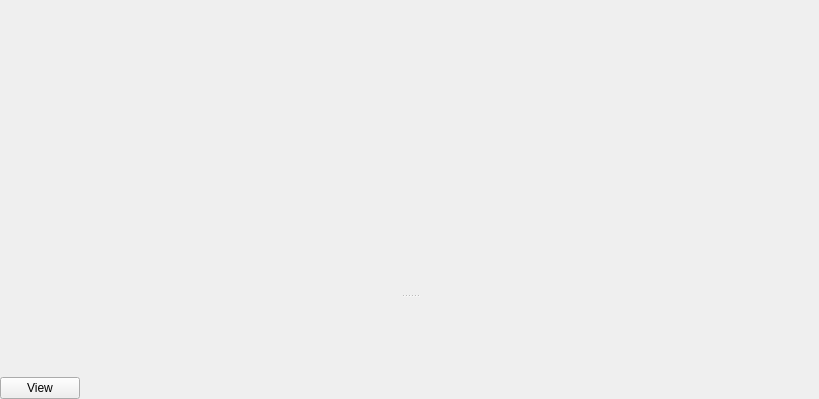
<?xml version="1.0" encoding="UTF-8"?>
<ui version="4.0">
 <class>udg::QInputOutputLocalDatabaseWidgetBase</class>
 <widget class="QWidget" name="udg::QInputOutputLocalDatabaseWidgetBase">
  <property name="geometry">
   <rect>
    <x>0</x>
    <y>0</y>
    <width>819</width>
    <height>399</height>
   </rect>
  </property>
  <property name="windowTitle">
   <string>Form</string>
  </property>
  <layout class="QGridLayout">
   <property name="leftMargin">
    <number>0</number>
   </property>
   <property name="topMargin">
    <number>0</number>
   </property>
   <property name="rightMargin">
    <number>0</number>
   </property>
   <property name="bottomMargin">
    <number>0</number>
   </property>
   <property name="spacing">
    <number>0</number>
   </property>
   <item row="0" column="0">
    <widget class="QSplitter" name="m_StudyTreeSeriesListQSplitter">
     <property name="orientation">
      <enum>Qt::Vertical</enum>
     </property>
     <property name="childrenCollapsible">
      <bool>false</bool>
     </property>
     <widget class="udg::QStudyTreeWidget" name="m_studyTreeWidget" native="true">
      <property name="sizePolicy">
       <sizepolicy hsizetype="Expanding" vsizetype="Expanding">
        <horstretch>0</horstretch>
        <verstretch>0</verstretch>
       </sizepolicy>
      </property>
      <property name="minimumSize">
       <size>
        <width>0</width>
        <height>120</height>
       </size>
      </property>
     </widget>
     <widget class="udg::QSeriesThumbnailPreviewWidget" name="m_seriesThumbnailPreviewWidget" native="true">
      <property name="sizePolicy">
       <sizepolicy hsizetype="Expanding" vsizetype="Expanding">
        <horstretch>0</horstretch>
        <verstretch>0</verstretch>
       </sizepolicy>
      </property>
     </widget>
    </widget>
   </item>
   <item row="1" column="0">
    <layout class="QHBoxLayout">
     <property name="topMargin">
      <number>6</number>
     </property>
     <item>
      <widget class="QPushButton" name="m_viewButton">
       <property name="text">
        <string>View</string>
       </property>
       <property name="icon">
        <iconset resource="../main/main.qrc">
         <normaloff>:/images/icons/visibility.svg</normaloff>:/images/icons/visibility.svg</iconset>
       </property>
      </widget>
     </item>
     <item>
      <spacer>
       <property name="orientation">
        <enum>Qt::Horizontal</enum>
       </property>
       <property name="sizeHint" stdset="0">
        <size>
         <width>40</width>
         <height>20</height>
        </size>
       </property>
      </spacer>
     </item>
    </layout>
   </item>
  </layout>
 </widget>
 <customwidgets>
  <customwidget>
   <class>udg::QStudyTreeWidget</class>
   <extends>QWidget</extends>
   <header>qstudytreewidget.h</header>
  </customwidget>
  <customwidget>
   <class>udg::QSeriesThumbnailPreviewWidget</class>
   <extends>QWidget</extends>
   <header>qseriesthumbnailpreviewwidget.h</header>
  </customwidget>
 </customwidgets>
 <resources>
  <include location="../main/main.qrc"/>
  <include location="../main/main.qrc"/>
 </resources>
 <connections/>
</ui>
